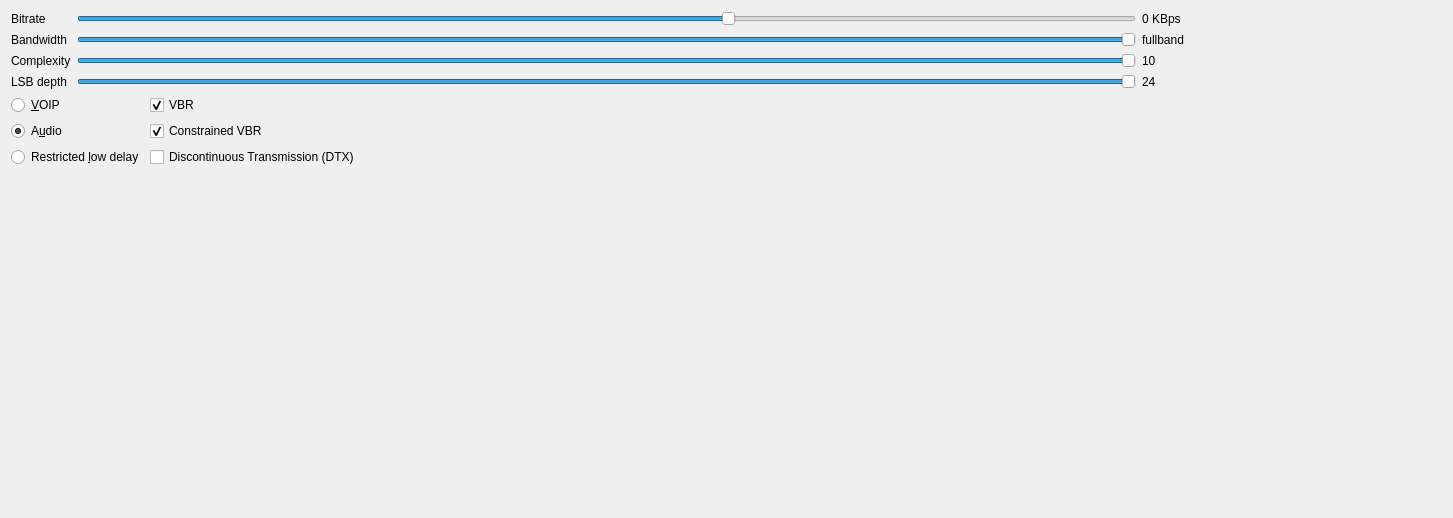
<?xml version="1.0" encoding="UTF-8"?>
<ui version="4.0">
 <class>MainWindow</class>
 <widget class="QMainWindow" name="MainWindow">
  <property name="geometry">
   <rect>
    <x>0</x>
    <y>0</y>
    <width>1453</width>
    <height>518</height>
   </rect>
  </property>
  <property name="windowTitle">
   <string>MainWindow</string>
  </property>
  <widget class="QWidget" name="centralWidget">
   <layout class="QFormLayout" name="formLayout">
    <item row="0" column="0" colspan="2">
     <layout class="QGridLayout" name="slidersLayout">
      <property name="sizeConstraint">
       <enum>QLayout::SetDefaultConstraint</enum>
      </property>
      <item row="0" column="0">
       <widget class="QLabel" name="label">
        <property name="text">
         <string>Bitrate</string>
        </property>
       </widget>
      </item>
      <item row="1" column="0">
       <widget class="QLabel" name="label_2">
        <property name="text">
         <string>Bandwidth</string>
        </property>
       </widget>
      </item>
      <item row="1" column="1">
       <widget class="QSlider" name="bandwidthSlider">
        <property name="maximum">
         <number>4</number>
        </property>
        <property name="value">
         <number>4</number>
        </property>
        <property name="sliderPosition">
         <number>4</number>
        </property>
        <property name="orientation">
         <enum>Qt::Horizontal</enum>
        </property>
       </widget>
      </item>
      <item row="3" column="0">
       <widget class="QLabel" name="label_4">
        <property name="text">
         <string>LSB depth</string>
        </property>
       </widget>
      </item>
      <item row="2" column="1">
       <widget class="QSlider" name="complexitySlider">
        <property name="maximum">
         <number>10</number>
        </property>
        <property name="pageStep">
         <number>5</number>
        </property>
        <property name="value">
         <number>10</number>
        </property>
        <property name="orientation">
         <enum>Qt::Horizontal</enum>
        </property>
       </widget>
      </item>
      <item row="2" column="0">
       <widget class="QLabel" name="label_3">
        <property name="text">
         <string>Complexity</string>
        </property>
       </widget>
      </item>
      <item row="0" column="1">
       <widget class="QSlider" name="bitrateSlider">
        <property name="minimum">
         <number>6000</number>
        </property>
        <property name="maximum">
         <number>450000</number>
        </property>
        <property name="singleStep">
         <number>1000</number>
        </property>
        <property name="pageStep">
         <number>10000</number>
        </property>
        <property name="value">
         <number>64000</number>
        </property>
        <property name="orientation">
         <enum>Qt::Horizontal</enum>
        </property>
       </widget>
      </item>
      <item row="0" column="2">
       <widget class="QLabel" name="bitrateLabel">
        <property name="text">
         <string>0 KBps</string>
        </property>
       </widget>
      </item>
      <item row="1" column="2">
       <widget class="QLabel" name="bandwidthLabel">
        <property name="sizePolicy">
         <sizepolicy hsizetype="Fixed" vsizetype="Preferred">
          <horstretch>0</horstretch>
          <verstretch>0</verstretch>
         </sizepolicy>
        </property>
        <property name="minimumSize">
         <size>
          <width>300</width>
          <height>0</height>
         </size>
        </property>
        <property name="text">
         <string>fullband</string>
        </property>
       </widget>
      </item>
      <item row="2" column="2">
       <widget class="QLabel" name="complexityLabel">
        <property name="text">
         <string>10</string>
        </property>
       </widget>
      </item>
      <item row="3" column="1">
       <widget class="QSlider" name="LSBSlider">
        <property name="minimum">
         <number>8</number>
        </property>
        <property name="maximum">
         <number>24</number>
        </property>
        <property name="value">
         <number>24</number>
        </property>
        <property name="orientation">
         <enum>Qt::Horizontal</enum>
        </property>
       </widget>
      </item>
      <item row="3" column="2">
       <widget class="QLabel" name="LSBLabel">
        <property name="text">
         <string>24</string>
        </property>
       </widget>
      </item>
     </layout>
    </item>
    <item row="1" column="0">
     <layout class="QVBoxLayout" name="verticalLayout_2">
      <item>
       <widget class="QRadioButton" name="VOIPRadio">
        <property name="text">
         <string>&amp;VOIP</string>
        </property>
       </widget>
      </item>
      <item>
       <widget class="QRadioButton" name="AudioRadio">
        <property name="text">
         <string>A&amp;udio</string>
        </property>
        <property name="checked">
         <bool>true</bool>
        </property>
       </widget>
      </item>
      <item>
       <widget class="QRadioButton" name="RestriedLowDelayRadio">
        <property name="text">
         <string>Restricted &amp;low delay</string>
        </property>
       </widget>
      </item>
     </layout>
    </item>
    <item row="1" column="1">
     <layout class="QVBoxLayout" name="verticalLayout">
      <item>
       <widget class="QCheckBox" name="VBRCheck">
        <property name="text">
         <string>VBR</string>
        </property>
        <property name="checked">
         <bool>true</bool>
        </property>
       </widget>
      </item>
      <item>
       <widget class="QCheckBox" name="ConstrainedVBRCheck">
        <property name="text">
         <string>Constrained VBR</string>
        </property>
        <property name="checked">
         <bool>true</bool>
        </property>
       </widget>
      </item>
      <item>
       <widget class="QCheckBox" name="DTXCheck">
        <property name="text">
         <string>Discontinuous Transmission (DTX)</string>
        </property>
       </widget>
      </item>
     </layout>
    </item>
    <item row="2" column="0">
     <layout class="QHBoxLayout" name="horizontalLayout"/>
    </item>
   </layout>
  </widget>
 </widget>
 <layoutdefault spacing="6" margin="11"/>
 <resources/>
 <connections>
  <connection>
   <sender>bitrateSlider</sender>
   <signal>valueChanged(int)</signal>
   <receiver>MainWindow</receiver>
   <slot>updateBitrate()</slot>
   <hints>
    <hint type="sourcelabel">
     <x>1030</x>
     <y>33</y>
    </hint>
    <hint type="destinationlabel">
     <x>1026</x>
     <y>393</y>
    </hint>
   </hints>
  </connection>
  <connection>
   <sender>bandwidthSlider</sender>
   <signal>valueChanged(int)</signal>
   <receiver>MainWindow</receiver>
   <slot>updateBandwidth()</slot>
   <hints>
    <hint type="sourcelabel">
     <x>1094</x>
     <y>78</y>
    </hint>
    <hint type="destinationlabel">
     <x>1084</x>
     <y>391</y>
    </hint>
   </hints>
  </connection>
  <connection>
   <sender>complexitySlider</sender>
   <signal>valueChanged(int)</signal>
   <receiver>MainWindow</receiver>
   <slot>updateComplexity()</slot>
   <hints>
    <hint type="sourcelabel">
     <x>1151</x>
     <y>121</y>
    </hint>
    <hint type="destinationlabel">
     <x>1143</x>
     <y>415</y>
    </hint>
   </hints>
  </connection>
  <connection>
   <sender>LSBSlider</sender>
   <signal>valueChanged(int)</signal>
   <receiver>MainWindow</receiver>
   <slot>updateLSB()</slot>
   <hints>
    <hint type="sourcelabel">
     <x>1243</x>
     <y>174</y>
    </hint>
    <hint type="destinationlabel">
     <x>1238</x>
     <y>416</y>
    </hint>
   </hints>
  </connection>
  <connection>
   <sender>VOIPRadio</sender>
   <signal>toggled(bool)</signal>
   <receiver>MainWindow</receiver>
   <slot>updateSignal()</slot>
   <hints>
    <hint type="sourcelabel">
     <x>81</x>
     <y>219</y>
    </hint>
    <hint type="destinationlabel">
     <x>81</x>
     <y>413</y>
    </hint>
   </hints>
  </connection>
  <connection>
   <sender>AudioRadio</sender>
   <signal>toggled(bool)</signal>
   <receiver>MainWindow</receiver>
   <slot>updateSignal()</slot>
   <hints>
    <hint type="sourcelabel">
     <x>112</x>
     <y>271</y>
    </hint>
    <hint type="destinationlabel">
     <x>150</x>
     <y>419</y>
    </hint>
   </hints>
  </connection>
  <connection>
   <sender>RestriedLowDelayRadio</sender>
   <signal>toggled(bool)</signal>
   <receiver>MainWindow</receiver>
   <slot>updateSignal()</slot>
   <hints>
    <hint type="sourcelabel">
     <x>263</x>
     <y>342</y>
    </hint>
    <hint type="destinationlabel">
     <x>276</x>
     <y>370</y>
    </hint>
   </hints>
  </connection>
  <connection>
   <sender>VBRCheck</sender>
   <signal>toggled(bool)</signal>
   <receiver>MainWindow</receiver>
   <slot>updateVBR()</slot>
   <hints>
    <hint type="sourcelabel">
     <x>421</x>
     <y>218</y>
    </hint>
    <hint type="destinationlabel">
     <x>425</x>
     <y>430</y>
    </hint>
   </hints>
  </connection>
  <connection>
   <sender>ConstrainedVBRCheck</sender>
   <signal>toggled(bool)</signal>
   <receiver>MainWindow</receiver>
   <slot>updateConstrainedVBR()</slot>
   <hints>
    <hint type="sourcelabel">
     <x>698</x>
     <y>288</y>
    </hint>
    <hint type="destinationlabel">
     <x>733</x>
     <y>405</y>
    </hint>
   </hints>
  </connection>
  <connection>
   <sender>DTXCheck</sender>
   <signal>toggled(bool)</signal>
   <receiver>MainWindow</receiver>
   <slot>updateDTX()</slot>
   <hints>
    <hint type="sourcelabel">
     <x>532</x>
     <y>335</y>
    </hint>
    <hint type="destinationlabel">
     <x>587</x>
     <y>364</y>
    </hint>
   </hints>
  </connection>
 </connections>
 <slots>
  <slot>updateBandwidth()</slot>
  <slot>updateComplexity()</slot>
  <slot>updateLSB()</slot>
  <slot>updateDTX()</slot>
  <slot>updateVBR()</slot>
  <slot>updateSignal()</slot>
  <slot>updateBitrate()</slot>
  <slot>updateConstrainedVBR()</slot>
 </slots>
</ui>
